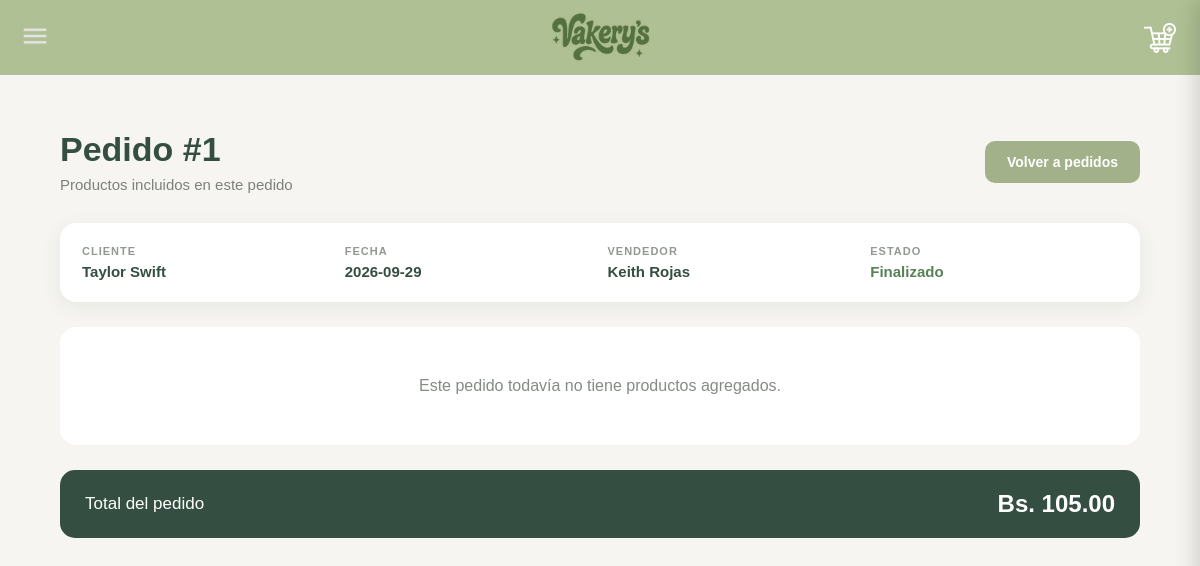
Page /Pedidos/mostrarproductos.php?id=1 on the committed database.
### tables this page shows
CREATE TABLE IF NOT EXISTS `pedidos` (
  `id` INT NOT NULL AUTO_INCREMENT,
  `Nombre` VARCHAR(200) NULL,
  `Fecha` DATE NULL,
  `Estado` VARCHAR(45) NULL,
  `NombreVendedor` VARCHAR(200) NULL,
  `Direccion` VARCHAR(45) NULL,
  `Telefono` INT NULL,
  PRIMARY KEY (`id`)
);

### Pedidos/mostrarproductos.php (the view, shortened to what this page needs)
<?php
$servername = "localhost";
$username = "root";
$password = "";
$bdname = "vakerysss";
$conn = new mysqli($servername, $username, $password, $bdname);
$id_pedido = $_GET['id'] ?? 0;
$stmtPedido = $conn->prepare(
    "SELECT * FROM pedidos WHERE id = ?"
);
$stmtPedido->bind_param("i", $id_pedido);
$stmtPedido->execute();
$resultadoPedido = $stmtPedido->get_result();
$pedido = $resultadoPedido->fetch_assoc();
$stmtProductos = $conn->prepare(
    "SELECT
        p.Codigo,
        p.NombreProducto,
        p.DetalleProducto,
        p.PrecioProducto,
        (
            SELECT i.Imagen
            FROM imagenes i
            WHERE i.CodigoProducto = p.Codigo
            LIMIT 1
        ) AS Imagen,
        c.Cantidad,
        c.CostoTotal
     FROM carrito c
     INNER JOIN productos p
        ON c.productos_Codigo = p.Codigo
     WHERE c.pedidos_id = ?"
);
$stmtProductos->bind_param("i", $id_pedido);
$stmtProductos->execute();
$resultadoProductos = $stmtProductos->get_result();
$stmtTotal = $conn->prepare(
    "SELECT SUM(CostoTotal) AS total
     FROM carrito
     WHERE pedidos_id = ?"
);
$stmtTotal->bind_param("i", $id_pedido);
$stmtTotal->execute();
$resultadoTotal = $stmtTotal->get_result();
$filaTotal = $resultadoTotal->fetch_assoc();
$total = $filaTotal['total'] ?? 0;
?>
<!DOCTYPE html>
<html lang="es">
<head>
    <link rel="stylesheet" href="estilosmostrarpedido.css">
</head>
<body>
<div class="contenedor">
    <div class="encabezado">
        <div class="titulo">
            <h1>Pedido #<?php echo $pedido['id']; ?></h1>
            <p>Productos incluidos en este pedido</p>
        </div>
        <a href="leerpedido.php" class="volver">
            Volver a pedidos
        </a>
    </div>
    <div class="datos-pedido">
        <div class="dato">
            <span class="etiqueta">Cliente</span>
            <span class="valor"><?php echo htmlspecialchars($pedido['Nombre']); ?></span>
        </div>
        <div class="dato">
            <span class="etiqueta">Fecha</span>
            <span class="valor"><?php echo htmlspecialchars($pedido['Fecha']); ?></span>
        </div>
        <div class="dato">
            <span class="etiqueta">Vendedor</span>
            <span class="valor"><?php echo htmlspecialchars($pedido['NombreVendedor']); ?></span>
        </div>
        <div class="dato">
            <span class="etiqueta">Estado</span>
            <span class="valor estado"><?php echo htmlspecialchars($pedido['Estado']); ?></span>
        </div>
    </div>
    <div class="productos">
        <?php if ($resultadoProductos->num_rows > 0) { ?>
            <?php while ($fila = $resultadoProductos->fetch_assoc()) { ?>
                <div class="producto">
                    <div class="imagen">
                        <?php if (!empty($fila['Imagen'])) { ?>
                            <img src="../Productos/imagenes/<?php echo htmlspecialchars($fila['Imagen']); ?>" alt="Producto">
                        <?php } else { ?>
                            <div class="sin-imagen">
                                Sin imagen
                            </div>
                        <?php } ?>
                    </div>
                    <div class="informacion">
                        <span class="codigo">
                            <?php echo htmlspecialchars($fila['Codigo']); ?>
                        </span>
                        <h2>
                            <?php echo htmlspecialchars($fila['NombreProducto']); ?>
                        </h2>
                        <p class="descripcion">
                            <?php echo htmlspecialchars($fila['DetalleProducto']); ?>
                        </p>
                    </div>
                    <div class="cantidad">
                        <span class="etiqueta">
                            Cantidad
                        </span>
                        <strong>
                            <?php echo $fila['Cantidad']; ?>
                        </strong>
                    </div>
                    <div class="precio">
                        <span class="etiqueta">
                            Precio
                        </span>
                        <strong>
                            Bs. <?php echo number_format($fila['PrecioProducto'], 2); ?>
                        </strong>
                    </div>
                    <div class="subtotal">
                        <span class="etiqueta">
                            Subtotal
                        </span>
                        <strong>
                            Bs. <?php echo number_format($fila['CostoTotal'], 2); ?>
                        </strong>
                    </div>
                </div>
            <?php } ?>
        <?php } else { ?>
            <div class="sin-productos">
                Este pedido todavía no tiene productos agregados.
            </div>
        <?php } ?>
    </div>
    <div class="total">
        <span>Total del pedido</span>
        <strong>
            Bs. <?php echo number_format($total, 2); ?>
        </strong>
    </div>
</div>
</body>
</html>

### Pedidos/estilosmostrarpedido.css (style rules this page uses)
* { box-sizing:border-box; margin:0; padding:0; }
body { font-family:Arial, sans-serif; background:#f6f5f1; color:#344e41; }
.contenedor { width:90%; max-width:1200px; margin:130px auto 50px; }
.encabezado { display:flex; justify-content:space-between; align-items:center; margin-bottom:30px; }
.titulo h1 { font-size:34px; color:#344e41; margin-bottom:7px; }
.titulo p { color:#7b817b; font-size:15px; }
.volver { text-decoration:none; background:#a3b18a; color:white; padding:13px 22px; border-radius:10px; font-weight:bold; font-size:14px; }
.datos-pedido { display:grid; grid-template-columns:repeat(4,1fr); gap:15px; background:white; padding:22px; border-radius:16px; margin-bottom:25px; box-shadow:0 5px 20px rgba(52,78,65,.08); }
.dato { display:flex; flex-direction:column; gap:6px; }
.etiqueta { font-size:11px; text-transform:uppercase; letter-spacing:1px; color:#929892; font-weight:bold; }
.valor { font-size:15px; font-weight:bold; color:#344e41; }
.estado { color:#588157; }
.productos { display:flex; flex-direction:column; gap:14px; }
.total { margin-top:25px; background:#344e41; color:white; border-radius:15px; padding:20px 25px; display:flex; justify-content:space-between; align-items:center; font-size:17px; }
.total strong { font-size:24px; }
.sin-productos { background:white; padding:50px; text-align:center; border-radius:16px; color:#858b85; }

### headers/headeruser.php (style rules this page uses)
* { margin:0; padding:0; box-sizing:border-box; }
body { font-family:'Raleway',sans-serif; }

### rows in the picture
pedidos: id "1", Nombre "Taylor Swift", Fecha "2026-09-29", NombreVendedor "Keith Rojas", Estado "Finalizado"

### other values in the picture
$total "105.00"
